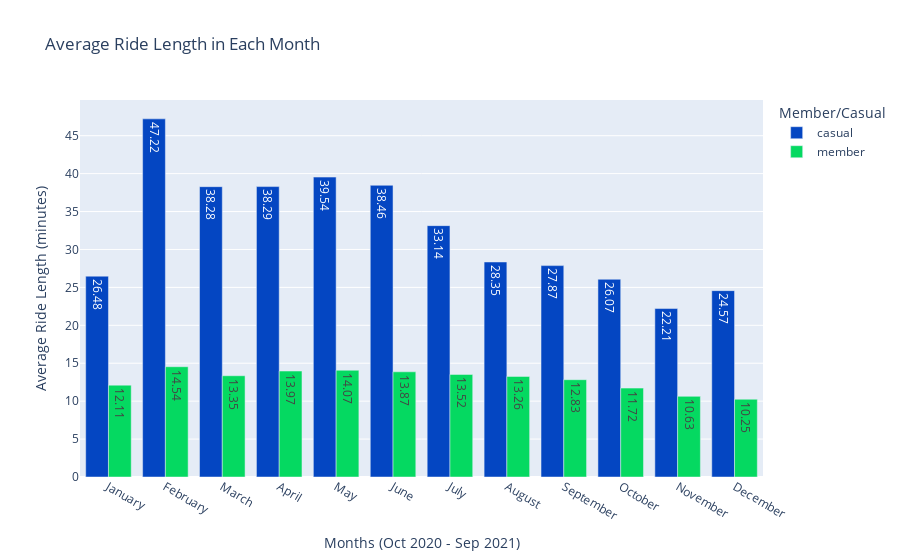

The code cell stored with this chart in its notebook:
### Code cell
fig_5 = round(df.groupby(['year', 'month', 'member_casual'], as_index=False).mean(),2).dropna()

px.bar(fig_5, x = 'month', y = 'ride_length',
        color = 'member_casual',
        barmode='group',
        text = 'ride_length',
        title = 'Average Ride Length in Each Month',
        labels = {'ride_length': 'Average Ride Length (minutes)', 'member_casual': 'Member/Casual', 'month': 'Months (Oct 2020 - Sep 2021)'},
        hover_name = 'member_casual', hover_data = {'member_casual': False, 'ride_length': True}, 
        color_discrete_map = {'casual': '#0446c2', 'member': '#05d961'})

### Figure 1 — Plotly figure (JSON) as saved in the notebook; plotly's stock layout.template omitted (floating-point values rounded to 4 significant figures)
{"data": [{"alignmentgroup": "True", "customdata": [["casual"], ["casual"], ["casual"], ["casual"], ["casual"], ["casual"], ["casual"], ["casual"], ["casual"], ["casual"], ["casual"], ["casual"]], "hovertemplate": "<b>%{hovertext}</b><br><br>Months (Oct 2020 - Sep 2021)=%{x}<br>Average Ride Length (minutes)=%{text}<extra></extra>", "hovertext": ["casual", "casual", "casual", "casual", "casual", "casual", "casual", "casual", "casual", "casual", "casual", "casual"], "legendgroup": "casual", "marker": {"color": "#0446c2", "pattern": {"shape": ""}}, "name": "casual", "offsetgroup": "casual", "orientation": "v", "showlegend": true, "text": [26.48, 47.22, 38.28, 38.29, 39.54, 38.46, 33.14, 28.35, 27.87, 26.07, 22.21, 24.57], "textposition": "auto", "type": "bar", "x": ["January", "February", "March", "April", "May", "June", "July", "August", "September", "October", "November", "December"], "xaxis": "x", "y": [26.48, 47.22, 38.28, 38.29, 39.54, 38.46, 33.14, 28.35, 27.87, 26.07, 22.21, 24.57], "yaxis": "y"}, {"alignmentgroup": "True", "customdata": [["member"], ["member"], ["member"], ["member"], ["member"], ["member"], ["member"], ["member"], ["member"], ["member"], ["member"], ["member"]], "hovertemplate": "<b>%{hovertext}</b><br><br>Months (Oct 2020 - Sep 2021)=%{x}<br>Average Ride Length (minutes)=%{text}<extra></extra>", "hovertext": ["member", "member", "member", "member", "member", "member", "member", "member", "member", "member", "member", "member"], "legendgroup": "member", "marker": {"color": "#05d961", "pattern": {"shape": ""}}, "name": "member", "offsetgroup": "member", "orientation": "v", "showlegend": true, "text": [12.11, 14.54, 13.35, 13.97, 14.07, 13.87, 13.52, 13.26, 12.83, 11.72, 10.63, 10.25], "textposition": "auto", "type": "bar", "x": ["January", "February", "March", "April", "May", "June", "July", "August", "September", "October", "November", "December"], "xaxis": "x", "y": [12.11, 14.54, 13.35, 13.97, 14.07, 13.87, 13.52, 13.26, 12.83, 11.72, 10.63, 10.25], "yaxis": "y"}], "layout": {"barmode": "group", "legend": {"title": {"text": "Member/Casual"}, "tracegroupgap": 0}, "title": {"text": "Average Ride Length in Each Month"}, "xaxis": {"anchor": "y", "domain": [0.0, 1.0], "title": {"text": "Months (Oct 2020 - Sep 2021)"}}, "yaxis": {"anchor": "x", "domain": [0.0, 1.0], "title": {"text": "Average Ride Length (minutes)"}}}}
